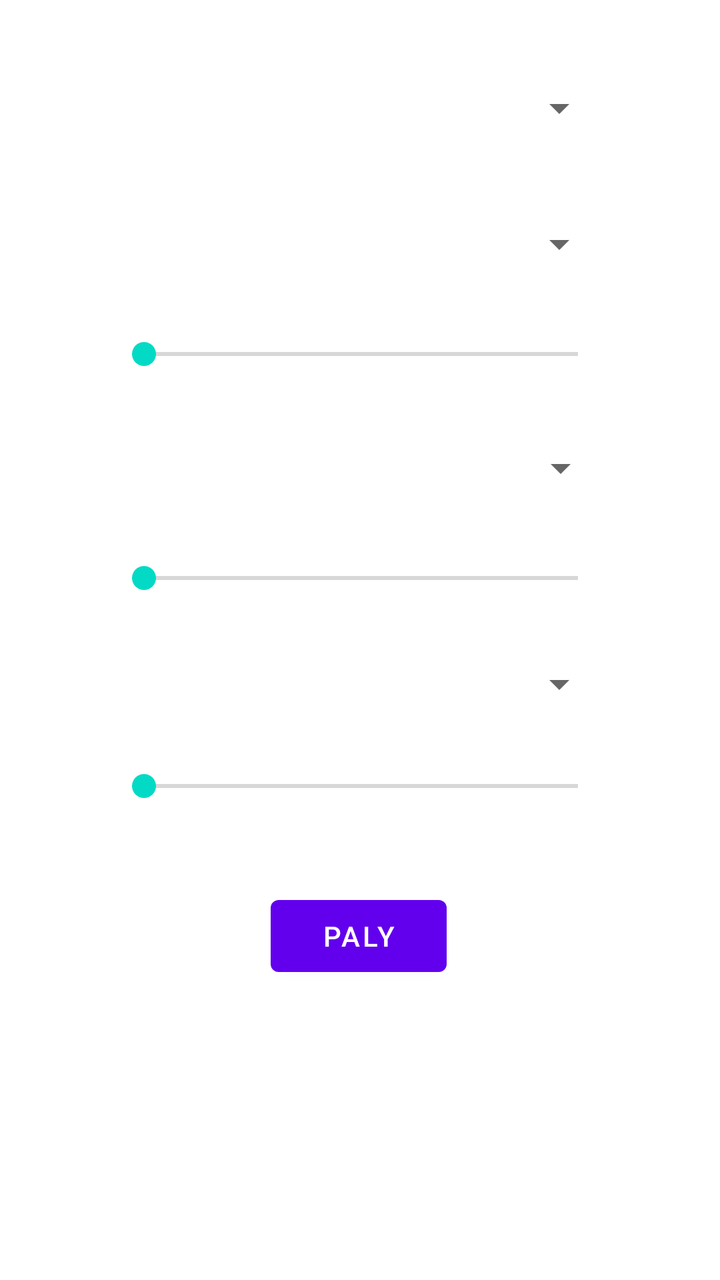
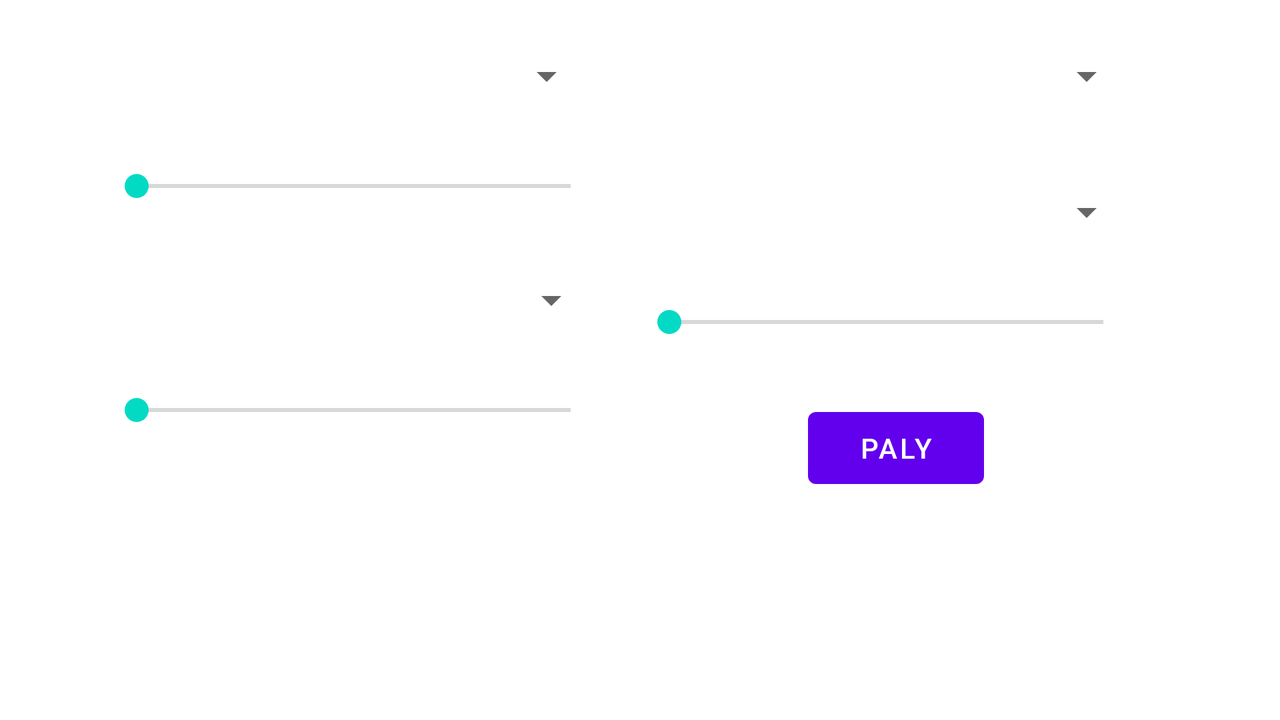

One screen, two layout resources from the same app: the default and the repository's alternative for another configuration. Each is rendered where Android would select it; the XML of both is given below.
<!-- AndroidManifest.xml: application theme Theme.HokieFootballMusic -->
<!-- res/layout/activity_main.xml -->
<?xml version="1.0" encoding="utf-8"?>
<androidx.constraintlayout.widget.ConstraintLayout xmlns:android="http://schemas.android.com/apk/res/android"
    xmlns:app="http://schemas.android.com/apk/res-auto"
    xmlns:tools="http://schemas.android.com/tools"
    android:layout_width="match_parent"
    android:layout_height="match_parent"
    tools:context=".MainActivity">

    <SeekBar
        android:id="@+id/seekBarC"
        android:layout_width="249dp"
        android:layout_height="34dp"
        android:layout_marginTop="376dp"
        app:layout_constraintEnd_toEndOf="parent"
        app:layout_constraintHorizontal_bias="0.506"
        app:layout_constraintStart_toStartOf="parent"
        app:layout_constraintTop_toTopOf="parent" />

    <SeekBar
        android:id="@+id/seekBarB"
        android:layout_width="249dp"
        android:layout_height="34dp"
        android:layout_marginTop="272dp"
        app:layout_constraintEnd_toEndOf="parent"
        app:layout_constraintHorizontal_bias="0.506"
        app:layout_constraintStart_toStartOf="parent"
        app:layout_constraintTop_toTopOf="parent" />

    <SeekBar
        android:id="@+id/seekBarA"
        android:layout_width="249dp"
        android:layout_height="34dp"
        android:layout_marginTop="160dp"
        app:layout_constraintEnd_toEndOf="parent"
        app:layout_constraintHorizontal_bias="0.506"
        app:layout_constraintStart_toStartOf="parent"
        app:layout_constraintTop_toTopOf="parent" />

    <Spinner
        android:id="@+id/overlapA"
        android:layout_width="248dp"
        android:layout_height="44dp"
        android:layout_marginTop="100dp"
        android:spinnerMode="dropdown"
        app:layout_constraintEnd_toEndOf="parent"
        app:layout_constraintHorizontal_bias="0.496"
        app:layout_constraintStart_toStartOf="parent"
        app:layout_constraintTop_toTopOf="parent" />

    <Spinner
        android:id="@+id/overlapC"
        android:layout_width="248dp"
        android:layout_height="44dp"
        android:layout_marginTop="320dp"
        android:spinnerMode="dropdown"
        app:layout_constraintEnd_toEndOf="parent"
        app:layout_constraintHorizontal_bias="0.496"
        app:layout_constraintStart_toStartOf="parent"
        app:layout_constraintTop_toTopOf="parent" />

    <Spinner
        android:id="@+id/mainSongSpinner"
        android:layout_width="248dp"
        android:layout_height="44dp"
        android:layout_marginTop="32dp"
        android:spinnerMode="dropdown"
        app:layout_constraintEnd_toEndOf="parent"
        app:layout_constraintHorizontal_bias="0.496"
        app:layout_constraintStart_toStartOf="parent"
        app:layout_constraintTop_toTopOf="parent" />

    <Button
        android:id="@+id/switchButton"
        android:layout_width="wrap_content"
        android:layout_height="wrap_content"
        android:layout_marginTop="444dp"
        android:onClick="switchClicked"
        android:text="paly"
        app:layout_constraintEnd_toEndOf="parent"
        app:layout_constraintHorizontal_bias="0.498"
        app:layout_constraintStart_toStartOf="parent"
        app:layout_constraintTop_toTopOf="parent" />

    <Spinner
        android:id="@+id/overlapB"
        android:layout_width="248dp"
        android:layout_height="44dp"
        android:layout_marginTop="212dp"
        android:spinnerMode="dropdown"
        app:layout_constraintEnd_toEndOf="parent"
        app:layout_constraintHorizontal_bias="0.503"
        app:layout_constraintStart_toStartOf="parent"
        app:layout_constraintTop_toTopOf="parent" />


</androidx.constraintlayout.widget.ConstraintLayout>
<!-- resources referenced by this layout -->
<resources>
  <style name="Theme.HokieFootballMusic" parent="Theme.MaterialComponents.DayNight.DarkActionBar">
          
          <item name="colorPrimary">@color/purple_500</item>
          <item name="colorPrimaryVariant">@color/purple_700</item>
          <item name="colorOnPrimary">@color/white</item>
          
          <item name="colorSecondary">@color/teal_200</item>
          <item name="colorSecondaryVariant">@color/teal_700</item>
          <item name="colorOnSecondary">@color/black</item>
          
          <item name="android:statusBarColor" tools:targetApi="l">?attr/colorPrimaryVariant</item>
          
      </style>
</resources>
<!-- res/layout-land/activity_main.xml (the repository's variant of the layout above) -->
<!-- drawn on the phone turned sideways -->
<?xml version="1.0" encoding="utf-8"?>
<androidx.constraintlayout.widget.ConstraintLayout xmlns:android="http://schemas.android.com/apk/res/android"
    xmlns:app="http://schemas.android.com/apk/res-auto"
    xmlns:tools="http://schemas.android.com/tools"
    android:layout_width="match_parent"
    android:layout_height="match_parent"
    tools:context=".MainActivity">

    <Spinner
        android:id="@+id/mainSongSpinner"
        android:layout_width="248dp"
        android:layout_height="44dp"
        android:layout_marginTop="16dp"
        android:spinnerMode="dropdown"
        app:layout_constraintEnd_toEndOf="parent"
        app:layout_constraintHorizontal_bias="0.815"
        app:layout_constraintStart_toStartOf="parent"
        app:layout_constraintTop_toTopOf="parent" />

    <Spinner
        android:id="@+id/overlapA"
        android:layout_width="248dp"
        android:layout_height="44dp"
        android:layout_marginTop="16dp"
        android:spinnerMode="dropdown"
        app:layout_constraintEnd_toEndOf="parent"
        app:layout_constraintHorizontal_bias="0.126"
        app:layout_constraintStart_toStartOf="parent"
        app:layout_constraintTop_toTopOf="parent" />

    <SeekBar
        android:id="@+id/seekBarA"
        android:layout_width="249dp"
        android:layout_height="34dp"
        android:layout_marginTop="76dp"
        app:layout_constraintEnd_toEndOf="parent"
        app:layout_constraintHorizontal_bias="0.134"
        app:layout_constraintStart_toStartOf="parent"
        app:layout_constraintTop_toTopOf="parent" />

    <SeekBar
        android:id="@+id/seekBarB"
        android:layout_width="249dp"
        android:layout_height="34dp"
        android:layout_marginTop="188dp"
        app:layout_constraintEnd_toEndOf="parent"
        app:layout_constraintHorizontal_bias="0.134"
        app:layout_constraintStart_toStartOf="parent"
        app:layout_constraintTop_toTopOf="parent" />

    <Spinner
        android:id="@+id/overlapB"
        android:layout_width="248dp"
        android:layout_height="44dp"
        android:layout_marginTop="128dp"
        android:spinnerMode="dropdown"
        app:layout_constraintEnd_toEndOf="parent"
        app:layout_constraintHorizontal_bias="0.132"
        app:layout_constraintStart_toStartOf="parent"
        app:layout_constraintTop_toTopOf="parent" />

    <Spinner
        android:id="@+id/overlapC"
        android:layout_width="248dp"
        android:layout_height="44dp"
        android:layout_marginTop="84dp"
        android:spinnerMode="dropdown"
        app:layout_constraintEnd_toEndOf="parent"
        app:layout_constraintHorizontal_bias="0.815"
        app:layout_constraintStart_toStartOf="parent"
        app:layout_constraintTop_toTopOf="parent" />

    <SeekBar
        android:id="@+id/seekBarC"
        android:layout_width="249dp"
        android:layout_height="34dp"
        android:layout_marginTop="144dp"
        app:layout_constraintEnd_toEndOf="parent"
        app:layout_constraintHorizontal_bias="0.815"
        app:layout_constraintStart_toStartOf="parent"
        app:layout_constraintTop_toTopOf="parent" />

    <Button
        android:id="@+id/switchButton"
        android:layout_width="wrap_content"
        android:layout_height="wrap_content"
        android:layout_marginTop="200dp"
        android:onClick="switchClicked"
        android:text="paly"
        app:layout_constraintEnd_toEndOf="parent"
        app:layout_constraintHorizontal_bias="0.732"
        app:layout_constraintStart_toStartOf="parent"
        app:layout_constraintTop_toTopOf="parent" />


</androidx.constraintlayout.widget.ConstraintLayout>
